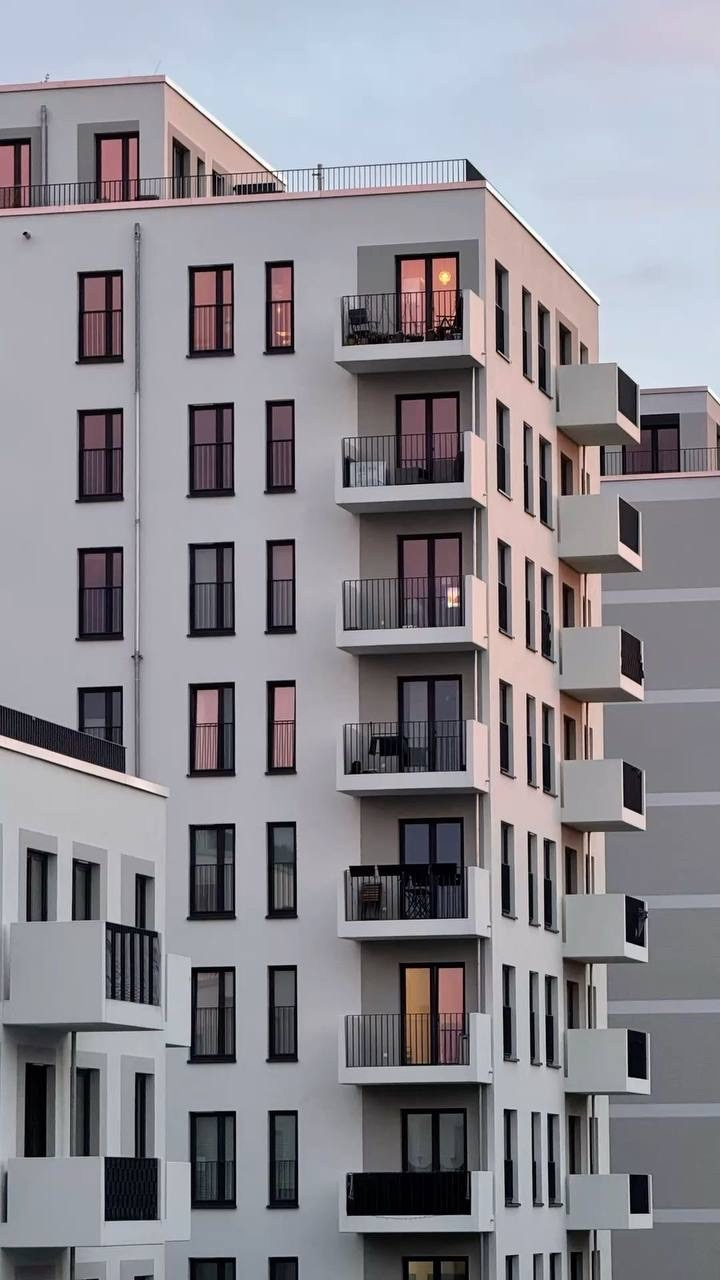
//> input picture dataset/modern_building2.jpg, 720 x 1280 px
$ ./facade_parser ../dataset/modern_building2.jpg   (built with g++ and OpenCV 4)
//> lines starting //> are read from the running program, lines starting //| are printed output that depends on the picture; after the words box and inside, x2 and y2 are one past the last pixel; in counts of white or black regions, pixels touching at a corner belong together
// [705 lines of commented-out code are left out]

#include <opencv2/opencv.hpp>
#include <opencv2/imgproc.hpp>
#include <iostream>
#include <vector>
#include <algorithm>
#include <cmath>
#include <chrono>

using namespace cv;
using namespace std;

// Структура для хранения горизонтальной линии
struct HorizontalLine {
    int y;
    Point start;
    Point end;
    double length;
    double confidence;
};

// Структура для хранения параметров детекции (ОПТИМИЗИРОВАННЫЕ)
struct DetectionParams {
    double angleThreshold = 8.0;           // Увеличен угол
    double minLengthRatio = 0.15;          // Уменьшен порог длины линии
    int cannyThreshold1 = 30;              // Понижен для лучшей чувствительности
    int cannyThreshold2 = 100;             // Понижен
    int houghThreshold = 60;               // Понижен
    int morphKernelSize = 15;              // Уменьшен
    int minLineGap = 20;                   // Минимальный разрыв между линиями
    int minLineLength = 50;                // Минимальная длина линии
};

// Улучшенная функция группировки Y-координат в кластеры с весами
int clusterYCoordinates(vector<int>& yCoordinates, vector<double>& weights, double threshold) {
    if (yCoordinates.empty()) return 0;

    vector<pair<int, double>> weightedPoints;
    for (size_t i = 0; i < yCoordinates.size(); ++i) {
        weightedPoints.push_back({yCoordinates[i], weights[i]});
    }

    sort(weightedPoints.begin(), weightedPoints.end());

    vector<vector<pair<int, double>>> clusters;
    clusters.push_back(vector<pair<int, double>>{weightedPoints[0]});

    for (size_t i = 1; i < weightedPoints.size(); ++i) {
        if (abs(weightedPoints[i].first - clusters.back().back().first) <= threshold) {
            clusters.back().push_back(weightedPoints[i]);
        } else {
            clusters.push_back(vector<pair<int, double>>{weightedPoints[i]});
        }
    }

    yCoordinates.clear();
    weights.clear();

    for (const auto& cluster : clusters) {
        double weightedSum = 0;
        double totalWeight = 0;
        for (const auto& point : cluster) {
            weightedSum += point.first * point.second;
            totalWeight += point.second;
        }
        yCoordinates.push_back(round(weightedSum / totalWeight));
        weights.push_back(totalWeight / cluster.size());
    }

    return clusters.size();
}

// Улучшенная морфологическая обработка для горизонтальных линий
Mat morphologicalProcessing(const Mat& edges, int kernelSize) {
    Mat morphed;
    Mat horizontalKernel = getStructuringElement(MORPH_RECT, Size(kernelSize, 3));
    morphologyEx(edges, morphed, MORPH_CLOSE, horizontalKernel);

    Mat verticalKernel = getStructuringElement(MORPH_RECT, Size(3, kernelSize/2));
    morphologyEx(morphed, morphed, MORPH_OPEN, verticalKernel);

    Mat closingKernel = getStructuringElement(MORPH_RECT, Size(kernelSize, 1));
    morphologyEx(morphed, morphed, MORPH_CLOSE, closingKernel);

    return morphed;
}

// Поиск горизонтальных линий с оценкой уверенности
vector<HorizontalLine> findHorizontalLines(const Mat& image, const DetectionParams& params) {
    Mat gray, edges, morphedEdges;

    if (image.channels() == 3) {
        cvtColor(image, gray, COLOR_BGR2GRAY);
    } else {
        gray = image.clone();
    }

    GaussianBlur(gray, gray, Size(5, 5), 1.0);
    Canny(gray, edges, params.cannyThreshold1, params.cannyThreshold2, 3);
    morphedEdges = morphologicalProcessing(edges, params.morphKernelSize);

    vector<Vec4i> lines;
    HoughLinesP(morphedEdges, lines, 1, CV_PI/180, params.houghThreshold,
                params.minLineLength, params.minLineGap);

    vector<HorizontalLine> horizontalLines;
    double minLength = image.cols * params.minLengthRatio;

    for (const auto& ln : lines) {
        Point start(ln[0], ln[1]);
        Point end(ln[2], ln[3]);

        double deltaY = end.y - start.y;
        double deltaX = end.x - start.x;

        if (deltaX == 0) continue;

        double angle = atan(abs(deltaY) / abs(deltaX)) * 180.0 / CV_PI;

        if (angle <= params.angleThreshold) {
            double length = sqrt(deltaX * deltaX + deltaY * deltaY);
            if (length >= minLength) {
                HorizontalLine hl;
                hl.start = start;
                hl.end = end;
                hl.length = length;
                hl.y = (start.y + end.y) / 2;
                hl.confidence = (length / image.cols) * (1.0 - angle / params.angleThreshold);
                horizontalLines.push_back(hl);
            }
        }
    }

    return horizontalLines;
}

// Улучшенное автоматическое определение границ здания
Rect autoDetectBuilding(const Mat& gray) {
    int height = gray.rows;
    int width = gray.cols;

    vector<int> verticalProjection(width, 0);
    for (int x = 0; x < width; ++x) {
        for (int y = 0; y < height; ++y) {
            if (gray.at<uchar>(y, x) < 200) {
                verticalProjection[x]++;
            }
        }
    }

    vector<int> smoothed(width, 0);
    for (int x = 5; x < width - 5; ++x) {
        for (int dx = -5; dx <= 5; ++dx) {
            smoothed[x] += verticalProjection[x + dx];
        }
        smoothed[x] /= 11;
    }

    int maxProj = *max_element(smoothed.begin(), smoothed.end());
    int threshold = maxProj * 0.25;

    int leftBound = 0;
    int rightBound = width - 1;

    for (int x = 0; x < width; ++x) {
        if (smoothed[x] > threshold) {
            leftBound = x;
            break;
        }
    }

    for (int x = width - 1; x >= 0; --x) {
        if (smoothed[x] > threshold) {
            rightBound = x;
            break;
        }
    }

    leftBound = max(0, leftBound - width/25);
    rightBound = min(width - 1, rightBound + width/25);

    return Rect(leftBound, 0, rightBound - leftBound, height);
}

// Основная функция определения этажей
int detectFloors(const Mat& image, vector<int>& floorPositions, Mat& outputImage) {
    DetectionParams params;

    Mat gray;
    if (image.channels() == 3) {
        cvtColor(image, gray, COLOR_BGR2GRAY);
    } else {
        gray = image.clone();
    }

    Rect buildingRect = autoDetectBuilding(gray);
    Mat building = gray(buildingRect);

    vector<HorizontalLine> horizontalLines = findHorizontalLines(building, params);

    if (horizontalLines.empty()) {
        floorPositions.clear();
        outputImage = image.clone();
        putText(outputImage, "Floors: 1 (no lines detected)", Point(10, 30),
                FONT_HERSHEY_SIMPLEX, 0.8, Scalar(0, 0, 255), 2);
        return 1;
    }

    vector<int> yCoordinates;
    vector<double> weights;

    for (const auto& hl : horizontalLines) {
        yCoordinates.push_back(hl.y);
        weights.push_back(hl.confidence);
    }

    sort(yCoordinates.begin(), yCoordinates.end());

    vector<int> gaps;
    for (size_t i = 1; i < yCoordinates.size(); ++i) {
        int gap = yCoordinates[i] - yCoordinates[i-1];
        if (gap > 5 && gap < building.rows / 2) {
            gaps.push_back(gap);
        }
    }

    int typicalGap = 50;
    if (!gaps.empty()) {
        sort(gaps.begin(), gaps.end());
        typicalGap = gaps[gaps.size() / 2];
    }

    int distanceThreshold = max(10, typicalGap / 2);

    vector<int> clusteredY = yCoordinates;
    vector<double> clusteredWeights = weights;

    int numClusters = clusterYCoordinates(clusteredY, clusteredWeights, distanceThreshold);

    floorPositions = clusteredY;
    sort(floorPositions.begin(), floorPositions.end());

    for (int& pos : floorPositions) {
        pos += buildingRect.y;
    }

    int numFloors = numClusters + 1;

    if (floorPositions.size() >= 2 && building.rows > 0) {
        int totalHeight = building.rows;
        int avgSpacing = totalHeight / (numFloors + 1);

        if (avgSpacing > typicalGap * 1.8 && numFloors < 20) {
            int additionalFloors = min(10, totalHeight / typicalGap - numFloors);
            if (additionalFloors > 0) {
                numFloors += additionalFloors;
            }
        }
    }

    if (numFloors < 1) numFloors = 1;
    if (numFloors > 35) numFloors = 35;

    outputImage = image.clone();
    rectangle(outputImage, buildingRect, Scalar(255, 100, 0), 2);

    for (int y : floorPositions) {
        line(outputImage, Point(0, y), Point(outputImage.cols - 1, y), Scalar(0, 0, 255), 2);
    }

    if (floorPositions.size() >= 2 && numFloors > floorPositions.size() + 1) {
        int avgGap = 0;
        for (size_t i = 1; i < floorPositions.size(); ++i) {
            avgGap += floorPositions[i] - floorPositions[i-1];
        }
        avgGap /= (floorPositions.size() - 1);

        int firstLine = floorPositions[0];
        int lastLine = floorPositions.back();

        for (int y = firstLine - avgGap; y > buildingRect.y; y -= avgGap) {
            if (y > buildingRect.y + 20) {
                line(outputImage, Point(0, y), Point(outputImage.cols - 1, y), Scalar(0, 255, 255), 1);
            }
        }

        for (int y = lastLine + avgGap; y < buildingRect.y + buildingRect.height; y += avgGap) {
            if (y < buildingRect.y + buildingRect.height - 20) {
                line(outputImage, Point(0, y), Point(outputImage.cols - 1, y), Scalar(0, 255, 255), 1);
            }
        }
    }

    string text = "Floors: " + to_string(numFloors);
    putText(outputImage, text, Point(10, 35), FONT_HERSHEY_SIMPLEX, 1, Scalar(0, 255, 0), 2);

    string debugText = "Lines found: " + to_string(horizontalLines.size()) + ", Clusters: " + to_string(numClusters);
    putText(outputImage, debugText, Point(10, 60), FONT_HERSHEY_SIMPLEX, 0.5, Scalar(255, 255, 0), 1);

    return numFloors;
}

// ГЛАВНАЯ ФУНКЦИЯ
int main(int argc, char* argv[]) {
    if (argc != 2) {
        cout << "Использование: " << argv[0] << " <путь_к_изображению>" << endl;
        cout << "Пример: " << argv[0] << " building1.jpg" << endl;
        return 1;
    }

    string imagePath = argv[1];

    cout << "========================================" << endl;
    cout << "ПОДСЧЁТ ЭТАЖЕЙ - АЛГОРИТМ (HORIZONTAL LINES)" << endl;
    cout << "========================================" << endl;

    Mat image = imread(imagePath);
//> image is the input picture: 1280 rows x 720 cols, CV_8UC3; mean B, G, R 143.8, 136.9, 138.8
    if (image.empty()) {
        cout << "Ошибка: не удалось загрузить изображение " << imagePath << endl;
        return 1;
    }

    cout << "Обработка: " << imagePath << endl;
    cout << "Размер: " << image.cols << " x " << image.rows << endl;
//| Размер: 720 x 1280

    vector<int> floorPositions;
    Mat outputImage;

    auto start = chrono::high_resolution_clock::now();
    int floors = detectFloors(image, floorPositions, outputImage);
//> after the loop in autoDetectBuilding, `for (int x = 0; x < width; ++x)`: verticalProjection = 720 values, max 1253 at index 47, min 760 at index 492, mean 1082.9
//> after the loop in autoDetectBuilding, `for (int x = 5; x < width - 5; ++x)`: smoothed = 720 values, max 1248 at index 44, min 0 at index 0, mean 1067.7
//> in autoDetectBuilding, `int maxProj = *max_element(smoothed.begin(), smoothed.end());`: maxProj = 1248
//> in autoDetectBuilding, `int threshold = maxProj * 0.25;`: threshold = 312
//> in autoDetectBuilding, `leftBound = max(0, leftBound - width/25);`: leftBound = 0
//> in autoDetectBuilding, `rightBound = min(width - 1, rightBound + width/25);`: rightBound = 719
//> in detectFloors, `Rect buildingRect = autoDetectBuilding(gray);`: buildingRect = Rect(0, 0, 719, 1280)
//> in morphologicalProcessing, `morphologyEx(morphed, morphed, MORPH_OPEN, verticalKernel);`:
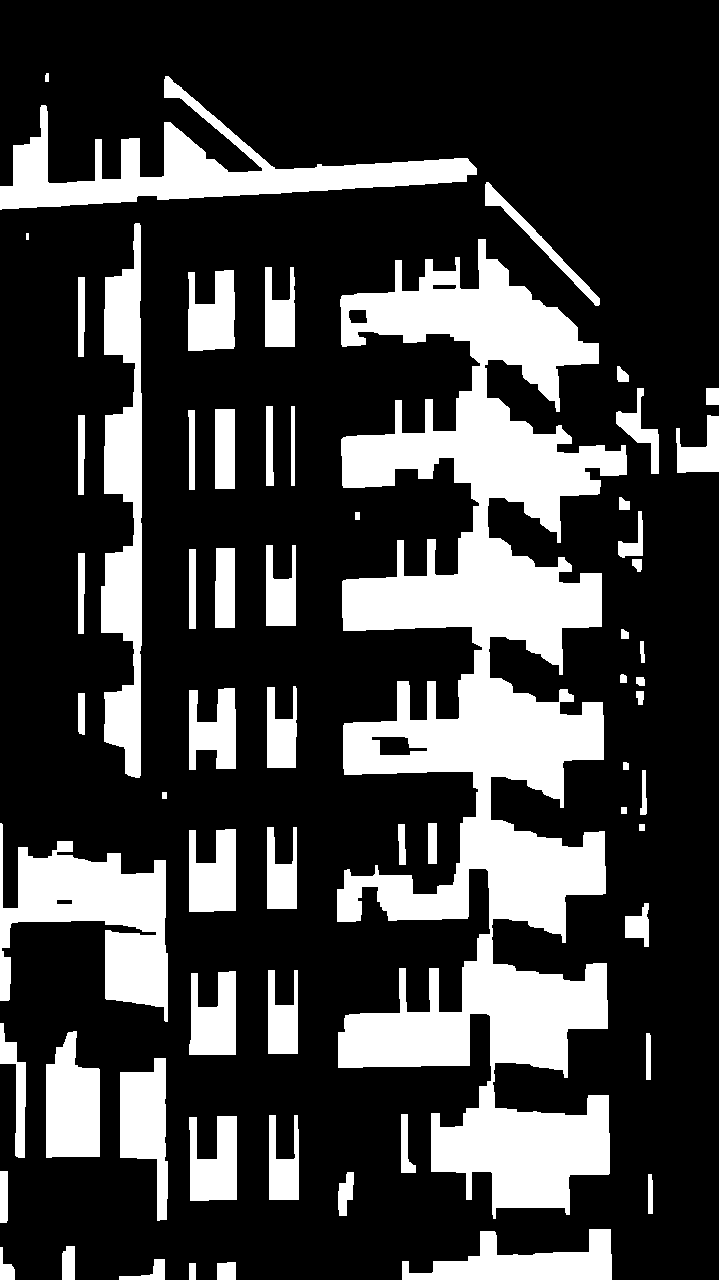
//> morphed: 1280 rows x 719 cols, CV_8UC1; 25.1% white; 63 white regions, largest, box (x1, y1, x2, y2) and area: (337, 239, 627, 1219) 123567, (0, 76, 477, 210) 17176, (0, 823, 168, 1022) 15330
//> in findHorizontalLines, `HoughLinesP(morphedEdges, lines, 1, CV_PI/180, params.houghThreshold, ..`: lines = 1857 lines (x1, y1, x2, y2), first 8: [478, 243, 491, 636], [472, 289, 494, 918], [497, 1108, 500, 1207], [136, 777, 136, 223], [470, 289, 492, 924], [517, 971, 520, 1063], [543, 974, 550, 1068], [505, 1207, 505, 1108]
//> in findHorizontalLines, `double minLength = image.cols * params.minLengthRatio;`: minLength = 107.8
//> the loop in findHorizontalLines, `for (const auto& ln : lines)` made 1857 passes
//> (deltaY, deltaX, angle, length, hl.start, hl.end, hl.length, hl.confidence) on passes 38, 94: (-24, 466, 2.95, 466.6, Point(0, 200), Point(466, 176), 466.6, 0.41), (-25, 474, 3.02, 474.7, Point(0, 191), Point(474, 166), 474.7, 0.411)
//> after the loop in findHorizontalLines, `for (const auto& ln : lines)`: horizontalLines = 87 items
//> the loop in detectFloors, `for (const auto& hl : horizontalLines)` made 87 passes
//> after the loop in detectFloors, `for (const auto& hl : horizontalLines)`: yCoordinates = 87 values, max 1279 at index 14, min 165 at index 68, mean 758.1; weights = 87 values, max 0.414 at index 3, min 5.37e-05 at index 86, mean 0.202
//> in detectFloors, `sort(yCoordinates.begin(), yCoordinates.end());`: yCoordinates = 87 values from 165 to 1279
//> the loop in detectFloors, `for (size_t i = 1; i < yCoordinates.size(); ++i)` made 86 passes
//> gap on passes 1 to 4: 9, 1, 0, 1
//> in detectFloors, `sort(gaps.begin(), gaps.end());`: gaps = [6, 9, 96, 144, 336, 404]
//> in detectFloors, `typicalGap = gaps[gaps.size() / 2];`: typicalGap = 144
//> in detectFloors, `int distanceThreshold = max(10, typicalGap / 2);`: distanceThreshold = 72
//> in detectFloors, `vector<int> clusteredY = yCoordinates;`: clusteredY = 87 values from 165 to 1279
//> in detectFloors, `vector<double> clusteredWeights = weights;`: clusteredWeights has the same summary as weights
//> the loop in clusterYCoordinates, `for (size_t i = 0; i < yCoordinates.size(); ++i)` made 87 passes
//> after the loop in clusterYCoordinates, `for (size_t i = 0; i < yCoordinates.size(); ++i)`: weightedPoints = 87 pairs, first 12: [165, 0.41], [174, 0.41], [175, 0.41], [175, 0.41], [176, 0.29], [178, 0.41], [179, 0.41], [179, 0.41], [180, 0.38], [182, 0.12], [183, 0.41], [184, 0.41]
//> in clusterYCoordinates, `clusters.push_back(vector<pair<int, double>>{weightedPoints[0]});`: clusters = 1 item
//> the loop in clusterYCoordinates, `for (size_t i = 1; i < weightedPoints.size(); ++i)` made 86 passes
//> the loop in clusterYCoordinates, `for (const auto& cluster : clusters)` made 5 passes
//> (weightedSum, totalWeight) on passes 1, 3, 4, 5: (1409.5, 7.69), (558.1, 1.23), (4827.7, 5.43), (3854.5, 3.05)
//> in detectFloors, `int numClusters = clusterYCoordinates(clusteredY, clusteredWeights, di..`: clusteredY = [183, 348, 454, 890, 1264]; clusteredWeights = [0.334, 0.17, 0.175, 0.16, 0.139]; numClusters = 5
//> in detectFloors, `floorPositions = clusteredY;`: floorPositions = [183, 348, 454, 890, 1264]
//> the loop in detectFloors, `for (int& pos : floorPositions)` made 5 passes
//> pos on passes 1 to 4: 183, 348, 454, 890
//> in detectFloors, `int numFloors = numClusters + 1;`: numFloors = 6
//> in detectFloors, `int avgSpacing = totalHeight / (numFloors + 1);`: avgSpacing = 182
//> the loop in detectFloors, `for (int y : floorPositions)` made 5 passes
//> after the loop in detectFloors, `for (int y : floorPositions)`:
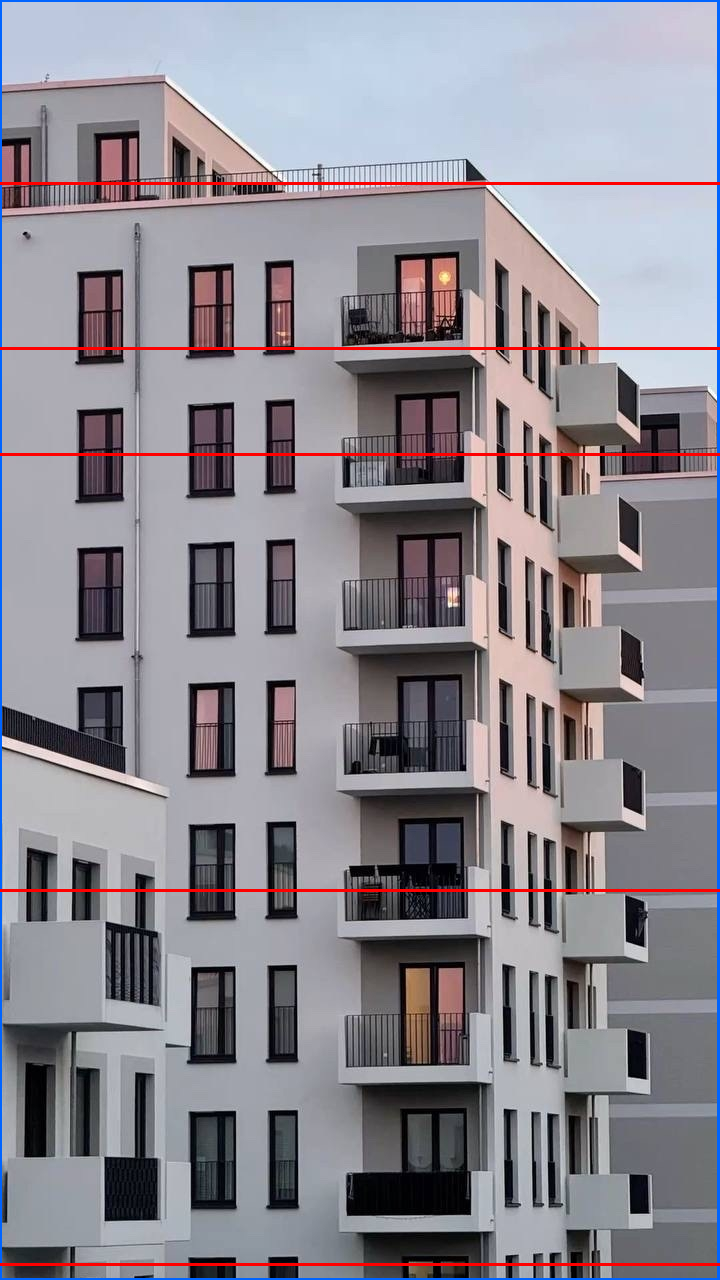
//> outputImage: 1280 rows x 720 cols, CV_8UC3; mean B, G, R 143.2, 134.9, 138.8
//> in detectFloors, `string text = "Floors: " + to_string(numFloors);`: text = "Floors: 6"
//> in detectFloors, `string debugText = "Lines found: " + to_string(horizontalLines.size())..`: debugText = "Lines found: 87, Clusters: 5"
//> in detectFloors, `putText(outputImage, debugText, Point(10, 60), FONT_HERSHEY_SIMPLEX, 0..`:
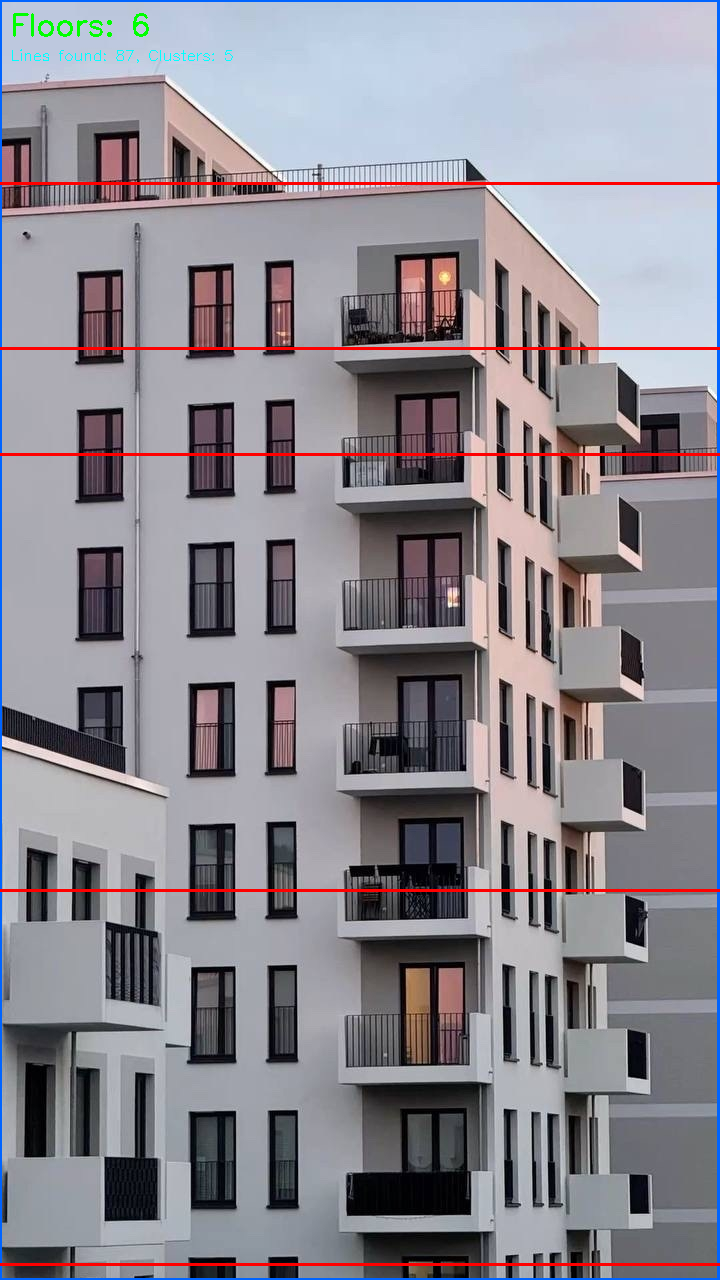
//> outputImage: 1280 rows x 720 cols, CV_8UC3; mean B, G, R 143, 135, 138.6
//> floorPositions = [183, 348, 454, 890, 1264]; floors = 6
    auto end = chrono::high_resolution_clock::now();
    double ms = chrono::duration<double, milli>(end - start).count();

    cout << "\n ╔══════════════════════════════════════════════════════════════════╗" << endl;
    cout << " ║ 🏢 РЕЗУЛЬТАТ: " << floors << " ЭТАЖЕЙ";
//|  ║ 🏢 РЕЗУЛЬТАТ: 6 ЭТАЖЕЙ
    for (int i = 0; i < 30 - to_string(floors).length(); i++) cout << " ";
//> this loop made 29 passes
    cout << "║" << endl;
    cout << " ║ Найдено линий: " << floorPositions.size();
//|  ║ Найдено линий: 5
    for (int i = 0; i < 36 - to_string(floorPositions.size()).length(); i++) cout << " ";
//> this loop made 35 passes
    cout << "║" << endl;
    cout << " ║ Время: " << ms << " ms";
    for (int i = 0; i < 38 - to_string(ms).length(); i++) cout << " ";
    cout << "║" << endl;
    cout << " ╚══════════════════════════════════════════════════════════════════╝" << endl;

    string outFile = "result_" + imagePath.substr(imagePath.find_last_of("/\\") + 1);
    imwrite(outFile, outputImage);
    cout << "\nРезультат сохранён: " << outFile << endl;

    return 0;
}
